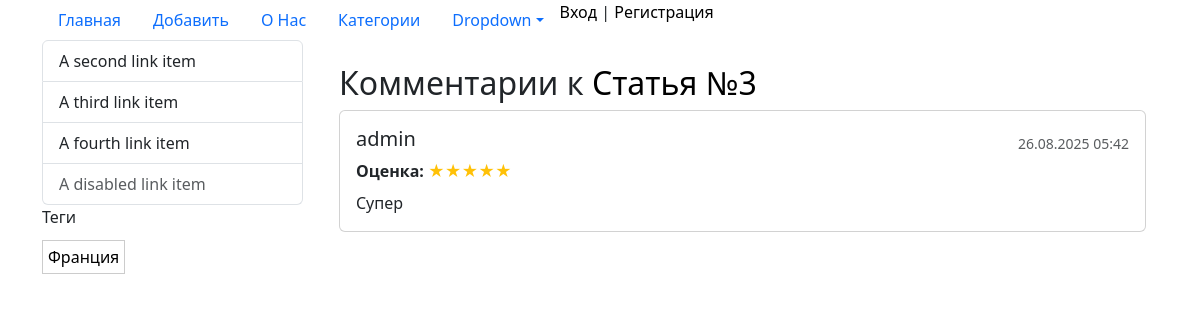
The page /comments/list/statya-3/ on the database as committed earlier.
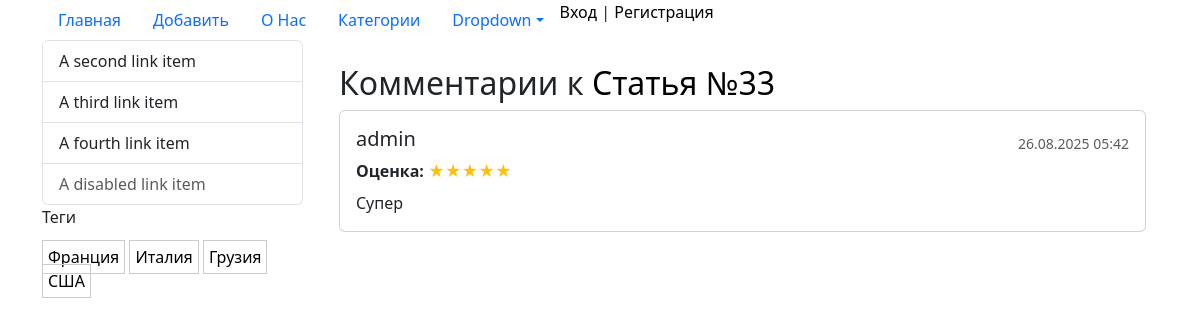
The same page on the database as committed later.
### blog/models.py (models this page shows, shortened)
class PostTags(models.Model):
    tag = models.CharField(max_length=100, db_index=True, verbose_name='Тег')
    slug = models.SlugField(max_length=150, db_index=True, unique=True)
    class Meta:
        verbose_name = 'Тег'
        verbose_name_plural = 'Теги'
    def get_absolute_url(self):
        return reverse('tag', kwargs={'slug': self.slug})
    def __str__(self):
        return self.tag

class Post(models.Model):
    class Status(models.IntegerChoices):
        published = 1, 'Опубликовано'
        draft = 0, 'Черновик'
    title = models.CharField(max_length=250, verbose_name='Наименование')
    slug = models.SlugField(unique=True, verbose_name='URL')
    content = models.TextField(verbose_name='Текст')
    created = models.DateTimeField(auto_now_add=True, verbose_name='Создан', null=True, blank=True)
    updated = models.DateTimeField(auto_now=True, verbose_name='Изменён', null=True)
    is_published = models.BooleanField(choices=tuple(map(lambda x: (bool(x[0]), x[1]), Status.choices)), default=Status.draft, verbose_name='Опубликовано')
    category = models.ForeignKey(Category, on_delete=models.CASCADE, related_name='posts', verbose_name='Категория')
    tags = models.ManyToManyField(PostTags, related_name='tags', verbose_name='Теги', blank=True)
    image = models.ImageField(upload_to='photos/%Y/%m/%d', verbose_name="Фото", blank=True, null=True)
    class Meta:
        verbose_name = 'Статья'
        verbose_name_plural = 'Статьи'
        ordering = ['-created']
    def get_absolute_url(self):
        return reverse('post', kwargs={'slug': self.slug})
    def __str__(self):
        return self.title

### comments/models.py (models this page shows, shortened)
class Comment(models.Model):
    post = models.ForeignKey(Post, on_delete=models.CASCADE, related_name='comments', verbose_name='Товар')
    author = models.ForeignKey(settings.AUTH_USER_MODEL, on_delete=models.CASCADE, verbose_name='Автор')
    text = models.TextField(verbose_name='Текст комментария')
    created_at = models.DateTimeField(auto_now_add=True, verbose_name='Дата создания')
    updated_at = models.DateTimeField(auto_now=True, verbose_name='Дата обновления')
    is_active = models.BooleanField(default=True, verbose_name='Активен')
    rating = models.PositiveSmallIntegerField(
        choices=[(i, i) for i in range(1, 6)],
        verbose_name='Рейтинг',
        null=True,
        blank=True
    )
    class Meta:
        verbose_name = 'Комментарий'
        verbose_name_plural = 'Комментарии'
        ordering = ['-created_at']
        indexes = [
            models.Index(fields=['post', 'created_at']),
            models.Index(fields=['is_active']),
        ]

### users/models.py (models this page shows)
class User(AbstractUser):
    photo = models.ImageField(upload_to='users/%Y/%m/%d', blank=True, verbose_name='Фото')
    phone = models.CharField(max_length=13, blank=True, null=True, unique=True, verbose_name='Телефон')
    date_birth = models.DateField(blank=True, null=True, verbose_name='Дата рождения')
    address = models.CharField(max_length=255, blank=True, null=True, verbose_name='Адрес')
    is_verified = models.BooleanField(default=False, verbose_name='Подтверждён')
    verification_token = models.CharField(max_length=100, blank=True, null=True)
    token_created_at = models.DateTimeField(blank=True, null=True)
    class Meta:
        verbose_name = 'Пользователь'
        verbose_name_plural = 'Пользователи'

### comments/views.py (the view)
# urls.py: path('list/<slug:slug>/', PostCommentsListView.as_view(), name='post_comments'),
class PostCommentsListView(ListView):
    model = Comment
    template_name = 'comments/comments_list.html'
    context_object_name = 'comments'
    paginate_by = 10
    def get_queryset(self):
        post = get_object_or_404(Post, slug=self.kwargs['slug'])
        return Comment.objects.filter(
            post=post,
            is_active=True
        ).select_related('author')
    def get_context_data(self, **kwargs):
        context = super().get_context_data(**kwargs)
        context['post'] = get_object_or_404(Post, slug=self.kwargs['slug'])
        return context

### blog/models.py (called while the page is built)
    def get_absolute_url(self):
        return reverse('cat', kwargs={'slug': self.slug})

    def __str__(self):
        return self.title

### blog/templatetags/blog_tags.py (called while the page is built)
@register.simple_tag()
def get_category():
    return Category.objects.all()

@register.simple_tag()
def get_tags():
    return PostTags.objects.all()

### comments/templates/comments/comments_list.html (shortened to what this page needs)
{% extends 'base.html' %}
{% block content %}
<div class="container mt-4">
    <h2>Комментарии к <a href="{{ post.get_absolute_url }}">{{ post }}</a></h2>
    {% for comment in comments %}
    <div class="card mb-3">
        <div class="card-body">
            <div class="d-flex justify-content-between align-items-center">
                <h5 class="card-title">{{ comment.author.username }}</h5>
                <small class="text-muted">{{ comment.created_at|date:"d.m.Y H:i" }}</small>
            </div>
            {% if comment.rating %}
            <div class="mb-2">
                <strong>Оценка:</strong>
                <span class="text-warning">{% for i in "12345" %}{% if forloop.counter <= comment.rating %}★{% else %}☆{% endif %}{% endfor %}</span>
            </div>
            {% endif %}
            <p class="card-text">{{ comment.text }}</p>
        </div>
    </div>
    {% empty %}
    <div class="alert alert-info">
        Пока нет комментариев к этому товару.
    </div>
    {% endfor %}
</div>
{% endblock %}

### templates/base.html (shortened to what this page needs)
{% load static %}
{% load blog_tags %}
{% load cache %}
<!doctype html>
<html lang="ru">
<head>
    <link href="https://cdn.jsdelivr.net/npm/bootstrap@5.3.7/dist/css/bootstrap.min.css" rel="stylesheet"
>
    <link rel="stylesheet" href="{% static 'users/css/style.css' %}">
    <link rel="stylesheet" href="{% static 'blog/css/style.css' %}">
</head>
<body>
<header class="header">
    <div class="header_menu">
        <div class="container">
            <ul class="nav nav-pills">
                <li class="nav-item">
                    <a class="nav-link" aria-current="page" href="{% url 'index' %}">Главная</a>
                </li>
                <li class="nav-item">
                    <a class="nav-link" aria-current="page" href="{% url 'add_post' %}">Добавить</a>
                </li>
                <li class="nav-item">
                    <a class="nav-link" aria-current="page" href="{% url 'about' %}">О Нас</a>
                </li>
                <li class="nav-item">
                    <a class="nav-link" aria-current="page" href="{% url 'category' %}">Категории</a>
                </li>
                <li class="nav-item dropdown">
                    <a class="nav-link dropdown-toggle" data-bs-toggle="dropdown" href="#" role="button"
                       aria-expanded="false">Dropdown</a>
                        {% get_category as nav_categories %}
                </li>
                {% if user.is_authenticated %}
                    <li class="nav_item"><a class="nav-link" href="{% url 'profile' %}">Добро
                        пожаловать {{ user.username }}</a></li>
                    <li class="nav_item">
                        <form action="{% url 'logout' %}" method="post">
                            {% csrf_token %}
                            <button class="logout" type="submit">Выход</button>
                        </form>
                    </li>
                {% else %}
                    <li><a class="nav_item" href="{% url 'login' %}">Вход</a> | <a href="{% url 'register' %}">Регистрация</a>
                    </li>
                {% endif %}
            </ul>
        </div>
    </div>
</header>
<content class="content">
    <div class="container">
        <div class="row">
            <div class="sidebar col-md-3">
                <div class="list-group">
                    <a href="#" class="list-group-item list-group-item-action">A second link item</a>
                    <a href="#" class="list-group-item list-group-item-action">A third link item</a>
                    <a href="#" class="list-group-item list-group-item-action">A fourth link item</a>
                    <a href="#" class="list-group-item list-group-item-action disabled" aria-disabled="true">A disabled
                        link item</a>
                </div>
                {% get_tags as tags %}
                <p>Теги</p>
                <div class="tags">
                    {% for tag in tags %}
                        <a class="tag" href="{{ tag.get_absolute_url }}">{{ tag }}</a>
                    {% endfor %}
                </div>
            </div>
            <div class="main col-md-9">
                {% block content %}{% endblock %}
            </div>
        </div>
    </div>
</content>
</body>
</html>

Rows that differ between the two databases and show on the page:
added PostTags: tag "Италия"
added PostTags: tag "Грузия"
added PostTags: tag "США"
changed Post: title "Статья №3" → "Статья №33"
